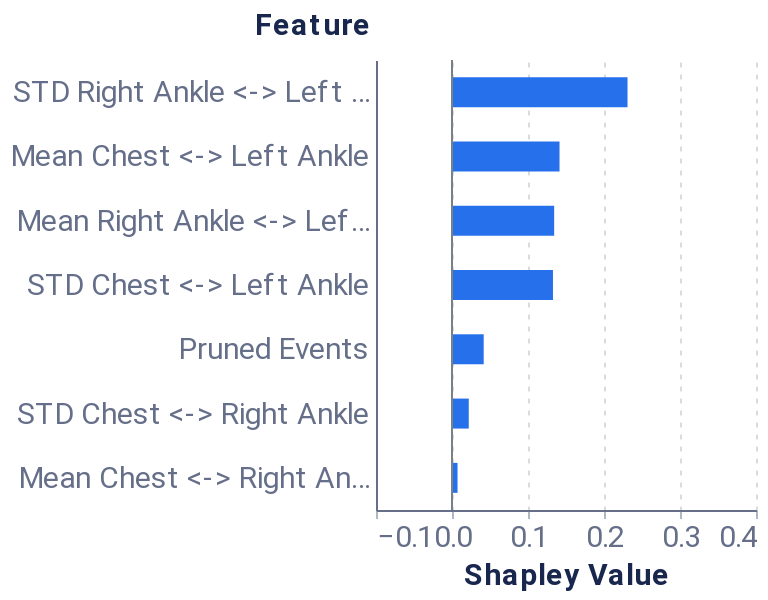

Notebook source saved alongside this figure:
### Markdown cell above
##### Feature-level explanation

### Code cell
feature_dict = {'rs': 42, 'nsamples': 32000, 'feature_names': model_features, 'plot_features': plot_feats}
feature_data = local_feat(f_hs, pos_x_data, feature_dict, positive_sequence_id, sequence_id_feat, average_event, pruning_idx)
feature_plot = plot_feat_barplot(feature_data, feature_dict.get('top_feats'), feature_dict.get('plot_features'))
feature_plot

### Figure 1 — Vega-Lite specification as saved in the notebook (floating-point values rounded to 4 significant figures)
{"config": {"axis": {"domain": true, "domainColor": "#666F89", "grid": false, "gridCap": "round", "gridColor": "#B3B7C4", "gridDash": [2, 4], "gridWidth": 0.5, "labelColor": "#666F89", "labelFont": "Roboto, Arial, sans-serif", "labelPadding": 2, "tickColor": "#666F89", "tickOpacity": 0.5, "tickSize": 4, "titleColor": "#19274E", "titleFont": "Roboto, Arial, sans-serif", "titleFontSize": 12}, "axisBand": {"domain": true, "labelPadding": 4, "ticks": false}, "axisY": {"domain": false, "titleAlign": "left", "titleAngle": 0, "titleX": -20, "titleY": -10}, "legend": {"labelColor": "#666F89", "labelFont": "Roboto, Arial, sans-serif", "labelFontSize": 12, "symbolSize": 40, "titleColor": "#19274E", "titleFont": "Roboto, Arial, sans-serif", "titleFontSize": 12, "titlePadding": 4}, "arc": {"stroke": "#FFFFFF", "strokeWidth": 1}, "bar": {"fill": "#2770EB", "stroke": null}, "line": {"stroke": "#2770EB", "strokeWidth": 2}, "path": {"stroke": "#2770EB", "strokeWidth": 0.5}, "point": {"fill": "#2770EB", "shape": "circle", "filled": true}, "rect": {"fill": "#2770EB"}, "rule": {"stroke": "#666F89"}, "shape": {"stroke": "#2770EB"}, "text": {"color": "#19274E", "font": "Roboto, Arial, sans-serif", "fontSize": 12}, "range": {"category": ["#2770EB", "#77B98A", "#DA5252", "#FFC400", "#A87AEA", "#00A39E", "#19274E"], "diverging": ["#006360", "#2BB3AE", "#96D9D7", "#FFFFFF", "#EDAAAA", "#DA5252", "#811D1D"], "heatmap": ["#18448F", "#1B4EA5", "#2770EB", "#4C88EE", "#82ACF3", "#A6C4F7", "#E9F1FD"], "ramp": ["#18448F", "#1B4EA5", "#2770EB", "#4C88EE", "#82ACF3", "#A6C4F7", "#E9F1FD"]}, "background": "#FFFFFF", "group": {"fill": "#FFFFFF"}, "header": {"labelColor": "#19274E", "labelFont": "Roboto, Arial, sans-serif", "labelFontSize": 12, "titleColor": "#19274E", "titleFont": "Roboto, Arial, sans-serif", "titleFontSize": 16}, "title": {"anchor": "start", "color": "#19274E", "font": "Roboto, Arial, sans-serif", "fontSize": 20, "fontWeight": "bold", "offset": 20, "subtitleColor": "#19274E", "subtitleFontSize": 16}, "view": {"continuousHeight": 300, "continuousWidth": 400, "stroke": "transparent"}}, "layer": [{"data": {"name": "data-b09dfe608dcd4be0669b980e33f5012b"}, "mark": {"type": "bar", "size": 15, "thickness": 1}, "encoding": {"x": {"type": "quantitative", "axis": {"grid": true, "labelFontSize": 15, "title": "Shapley Value", "titleFontSize": 15}, "field": "Shapley Value", "scale": {"domain": [-0.1, 0.4]}}, "y": {"type": "nominal", "axis": {"labelFontSize": 15, "title": "Feature", "titleFontSize": 15, "titleX": -61}, "field": "Feature", "sort": {"field": "sort_col", "order": "descending"}}}}, {"data": {"name": "data-9c00aa9dc2b1c1a0b4bf9b34ead12925"}, "mark": {"type": "rule", "color": "#798184"}, "encoding": {"x": {"type": "quantitative", "field": "x"}}}], "height": 225, "width": 190, "$schema": "https://vega.github.io/schema/vega-lite/v4.8.1.json", "datasets": {"data-b09dfe608dcd4be0669b980e33f5012b": [{"Random seed": 42, "NSamples": 32000, "Feature": "Mean Chest <-> Right Ankle", "Shapley Value": 0.007282, "sort_col": 0.007282}, {"Random seed": 42, "NSamples": 32000, "Feature": "STD Chest <-> Right Ankle", "Shapley Value": 0.02207, "sort_col": 0.02207}, {"Random seed": 42, "NSamples": 32000, "Feature": "Mean Chest <-> Left Ankle", "Shapley Value": 0.1415, "sort_col": 0.1415}, {"Random seed": 42, "NSamples": 32000, "Feature": "STD Chest <-> Left Ankle", "Shapley Value": 0.1329, "sort_col": 0.1329}, {"Random seed": 42, "NSamples": 32000, "Feature": "Mean Right Ankle <-> Left Ankle", "Shapley Value": 0.1344, "sort_col": 0.1344}, {"Random seed": 42, "NSamples": 32000, "Feature": "STD Right Ankle <-> Left Ankle", "Shapley Value": 0.231, "sort_col": 0.231}, {"Random seed": 42, "NSamples": 32000, "Feature": "Pruned Events", "Shapley Value": 0.0417, "sort_col": 0.0417}], "data-9c00aa9dc2b1c1a0b4bf9b34ead12925": [{"x": 0}]}}
